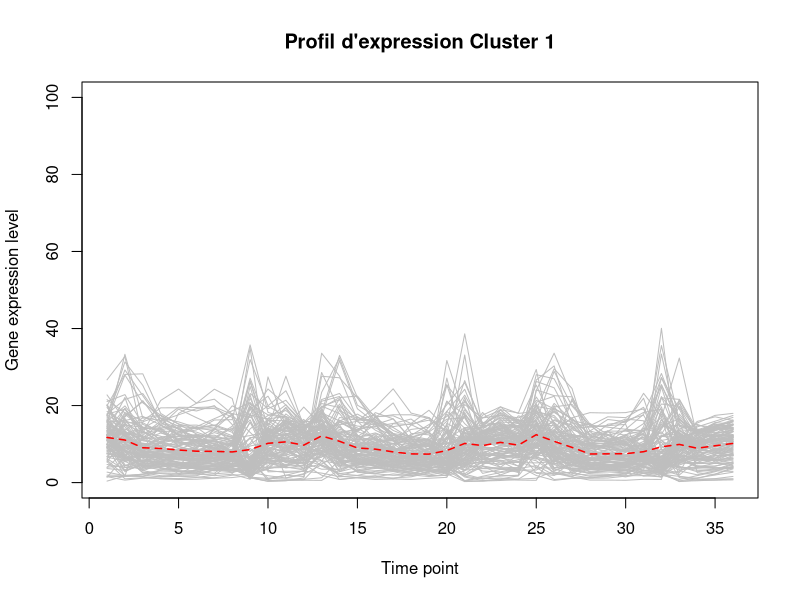
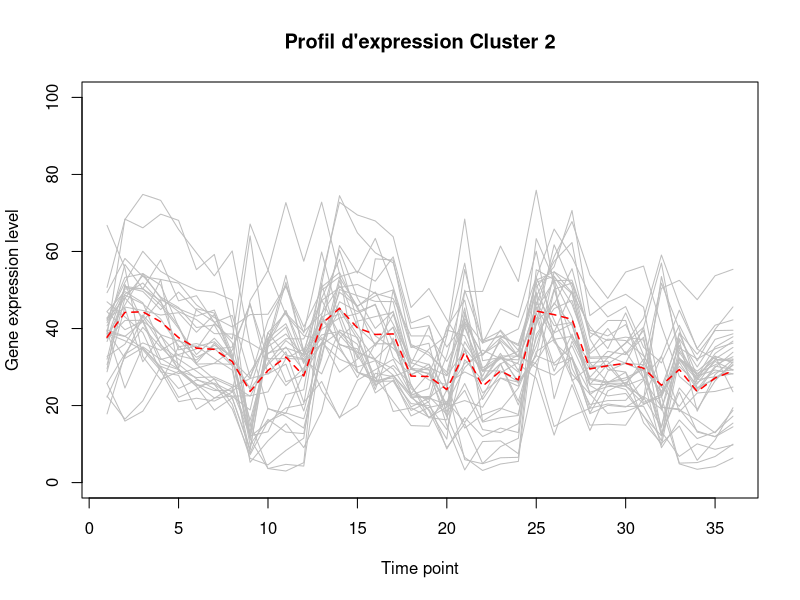
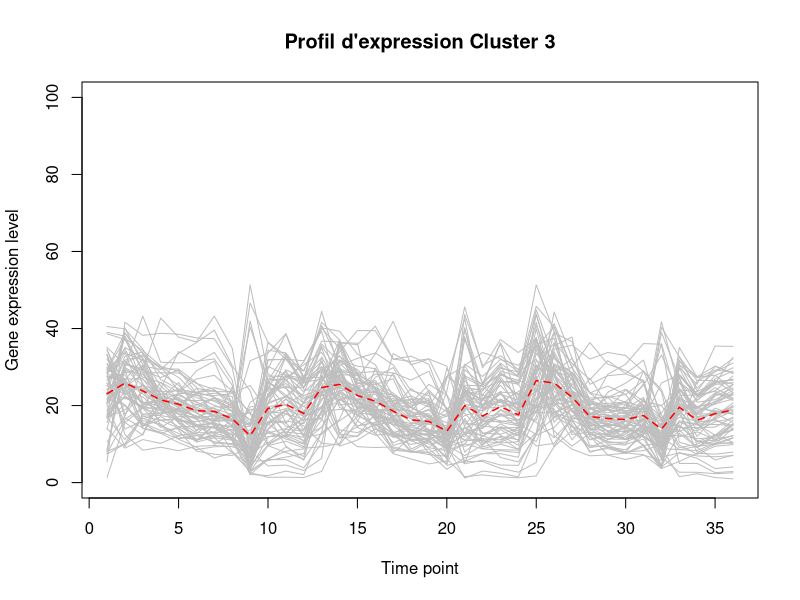
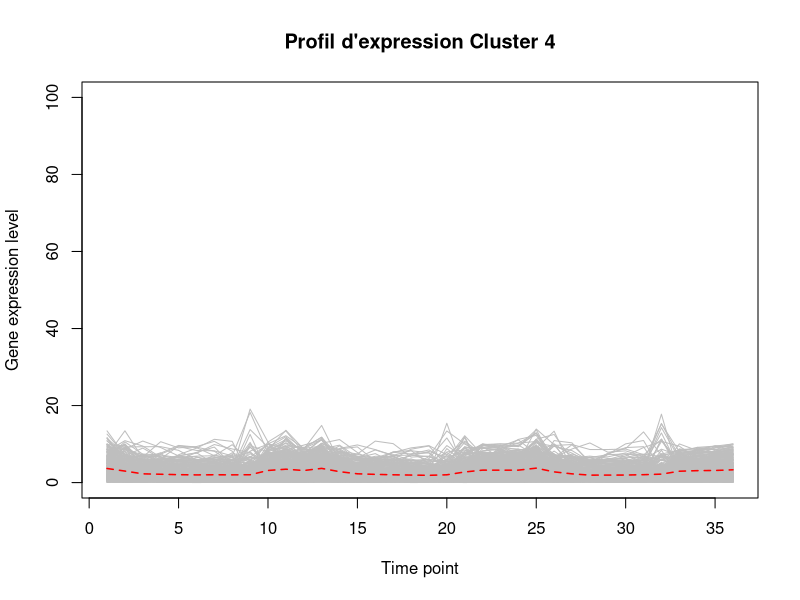
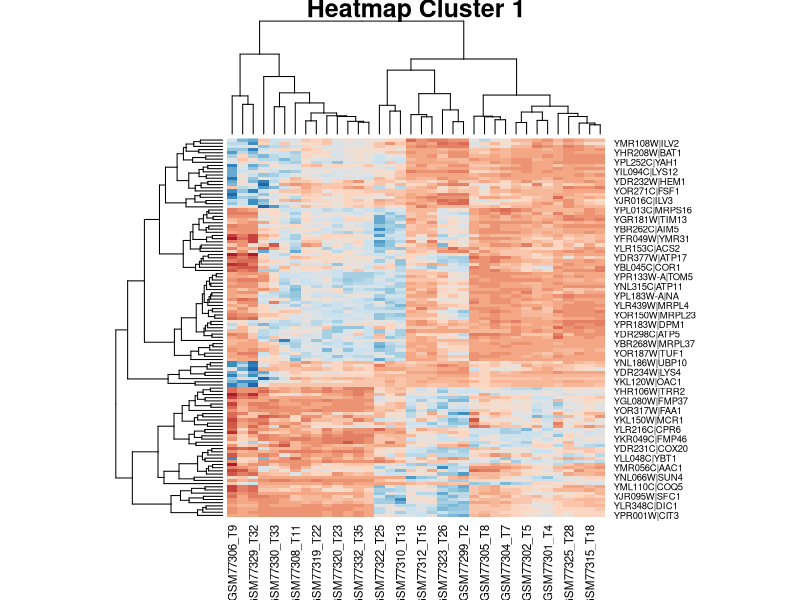
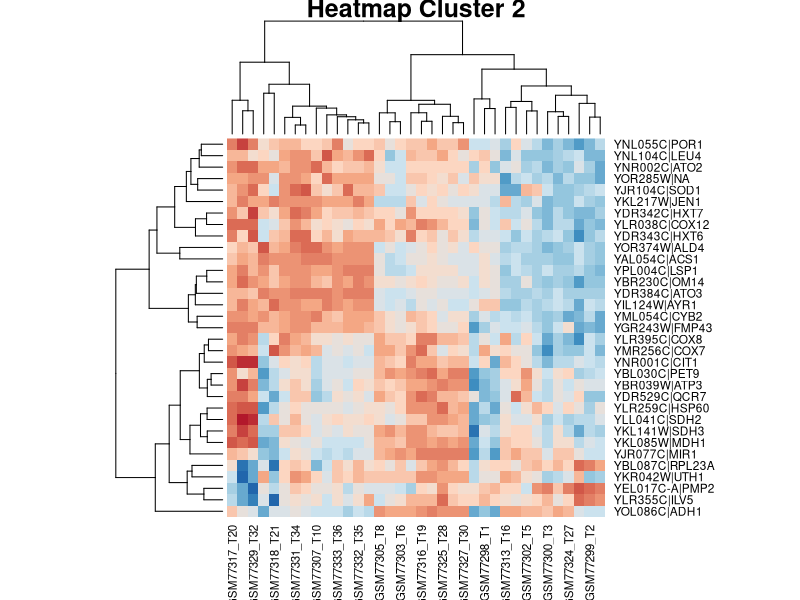
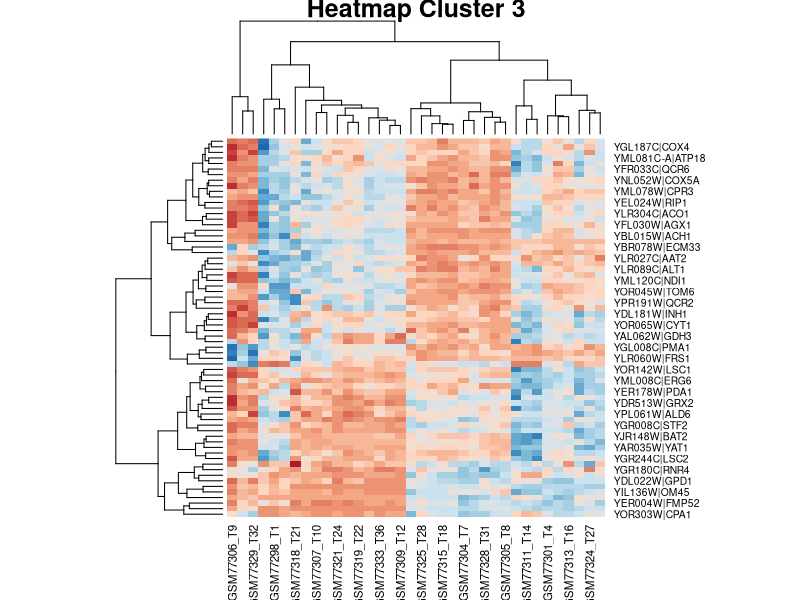
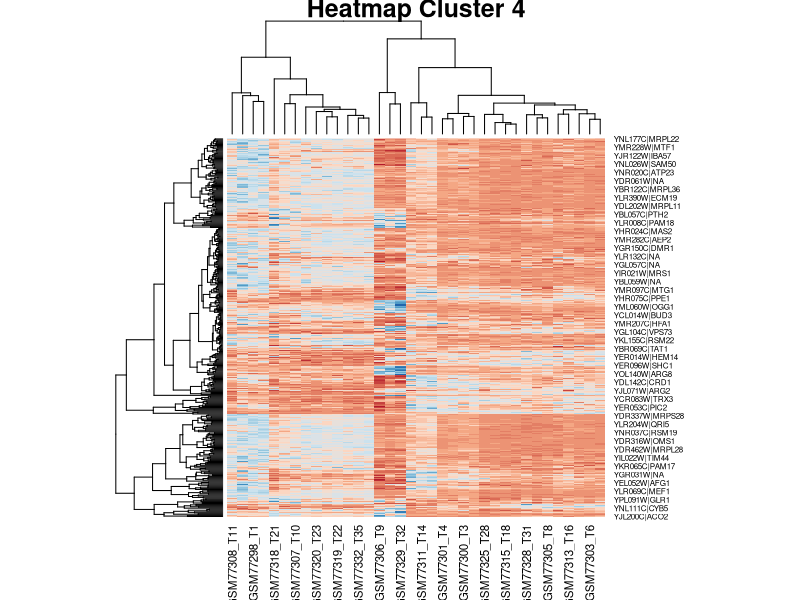

The R source for these figures, in order: (Note: this script raises an error after producing the figures.)
## ---- chunk 1
knitr::opts_chunk$set(echo = TRUE)
## ---- chunk 2
####Importation des données####

#Pour utiliser ce script, une table de comptage doit etre utilise

expData <- read.table("Mito_Genes.txt", row.names = 1, sep = "\t", header = T)
if(exists("expData")==FALSE){
  print("Veuillez charger une table de comptage")
}

expData2 <- read.table("Mito_Genes2.txt", row.names = 1, sep = "\t", header = T)
#Matrice avec des NA

####Fonction Gaëlle représentation expression gene####
plotGenes <- function(expData, title = "", yMin = 0, yMax = NULL, meanProfile = TRUE){
  
  # Check function parameters
  if(is.null(yMax)){
    
    print("You must specify a maximal value for Y axis")
    
  }else{
    
    # Representation of the first expression profile
    plot(1:ncol(expData), expData[1,], col = "grey", type = "l",
         ylim = c(floor(yMin), ceiling(yMax)),
         xlab = "Time point", ylab = "Gene expression level",
         main = title)
    
    # Add expression profile for other genes
    for(i in 2:nrow(expData)){
      
      lines(1:ncol(expData), expData[i,], col = "grey")
      
      # end of for()  
    }
    
    # Average expression profile
    if(meanProfile == TRUE){
      expMean = apply(expData, 2, mean)
      lines(1:ncol(expData), expMean, col = "red", 
            lwd = 1.5, lty = "dashed")
    }
    
    # end of else()   
  }
  
  # end of function plotGenes()  
}


#####Condition de la méthode de distance####

#Pour realiser un clustering, il est preferable de creer des matrices de distances. En utilisant une table de comptage, deux choix sont proposés, un calcul de distance euclidienne ou de correlation. 

#Si l'operateur a bien choisi les parametres une matrice de distance est enregistre dans son environnement. Sinon un message specifie les choix possibles

#Creation fonction
Methode_Distance<-function(expData,MetDist="euclidienne"){
#Controle des parametres d'entree  
if(MetDist=="euclidienne"){
#utilisation de la fonction dist pour creer une matrice de distance euclidienne  
  matDist <- dist(expData, method = "euclidean")
  
}else if(MetDist=="correlation"){
#cor() permet de creer une matrice de correlation pour la convertir en matrice de distance, les valeurs doivent etre positives et le tableau transpose t()  
  matDist <- as.dist(1 - cor(t(expData)))
  
}else{
  print("Veuillez choisir une méthode de distance : euclidienne ou correlation")
}
  assign("matDist",matDist,envir = parent.frame()) 
}


####Condition de la méthode de clustering####
#Une fois la matrice de distance realise, le clustering pourrait etre realise. Le parametre d'entree doit etre une matrice de distance (meme si la fonction kmeans peut utiliser directement une table de comptage mais qui sera transforme en matrice de distance euclidienne). Pour cette fonction, le nombre de cluster souhaite doit egalement etre renseigne. Deux choix de methode sont possibles, kmeans (parametre par defaut) et clustering hierarchique (HCL). Pour HCL, plusieurs methodes sont possibles (voir hclust()) avec ward.D2 par defaut.

#Si l'operateur a bien choisi les parametres le clustering est enregistre dans son environnement. Sinon un message specifie les choix possibles 

#Creation fonction
Methode_Clustering<-function(matDist,N,MetClust="kmeans",MetClustHier="ward.D2"){
#Controle des parametres d'entree 
  if(MetClust=="kmeans"){
#utilisation de la fonction kmeans  pour un clustering de "k-moyens"   
  resClust <- kmeans(matDist, centers = N)
  
}else if(MetClust=="HCL"){
#utilisation de la fonction hclust() pour le clustering hierarchique  
 resClust <- hclust(matDist, method = MetClustHier)
  
}else{
  print("Veuillez choisir une méthode de clustering : kmeans ou HCL")
}
  assign("resClust",resClust,envir = parent.frame()) 
}

####Création du vecteur de cluster pour le graphique####

#En fonction du choix de la methode de clustering, les sorties de fonctions sont differentes. L'assignation des genes et de leur cluster doit etre stocke dans un vecteur pour pouvoir realiser un graphique. 
#Pour la methode kmeans, la sortie est un objet R et les vecteurs sont contenus dans $cluster.
#Pour la methode HCL, la sortie est un dendogramme. La fonction cutree permet de couper à partir d'un nombre de ramification donnee et donc de cluster.

#Creation fonction
vector_cluster<-function(resClust,N,MetClust="kmeans"){
#Controle des parametres d'entree 
  if(MetClust=="kmeans"){
#recuperation de l'objet cluster  
  Clust <- resClust$cluster
  
}else if(MetClust=="HCL"){
#utilisation de cutree() pour couper le dendogramme et recupere le nombre de cluster souhaite et leurs genes assignes  
  Clust <- cutree(resClust,k=N) 
  
}
  assign("Clust",Clust,envir = parent.frame()) 
}  


####Condition du graphique####

#La fonction graphique va generer deux type de graphique "profil d'expression" (profil) ou heatmap avec la possibilite d'afficher les deux (Both).
#Si ils sont affiche separemment, ces graphiques seront generes par des fonctions classique de R.
#Si les deux graphiques sont affiches, ggplot sera utilise avec la possibilite de sauvegarde du graphique en PNG

#Creation fonction
Graphique<-function(Clust,N,MetGraph="profil",ggsave=FALSE,width=15,height=10){
  library(RColorBrewer)
  #Librarie contenant des couleurs plus sympa pour la heatmap
  library(dplyr)
  #librarie pour manipuler des donnees tidy
  library(tibble)
  #librairie pour modifier des tableau tidy
  library(tidyr)
  #librairie pour mettre en "ordre" sur ggplot
  library(ggplot2)
  #librairie de graphique
  library(gridExtra)
  #librairie pour modifier les grilles de graphiques et d'en contenir sur la meme fenetre
  
  #coul<-colorRampPalette(brewer.pal(8,"PiYG"))(25)

#Controle des parametres d'entree 
  if(MetGraph=="profil"){
  
  #boucle pour generer un graphique par cluster  
  for(i in 1:N){
    cluster <- expData[which(Clust == i),]
    #Utilisation de la fonction graphique de Gaelle
    plotGenes(cluster, yMax = 100,title=paste("Profil d'expression Cluster",i))
  }
  

    }else if(MetGraph=="heatmap"){
      
        for(i in 1:N){
          cluster <- expData[which(Clust == i),]
          #utilisation de la fonction heatmap() avec une palette de couleur
          heatmap(as.matrix(cluster),main=paste("Heatmap Cluster",i),col=colorRampPalette(brewer.pal(8,"RdBu"))(25))
        }
      
    }else if(MetGraph=="Both"){

      for(i in 1:N){
        cluster <- expData[which(Clust == i),]
        tidydata<-cluster %>%
          #Donner un nom à la colonne contenant les noms de lignes
          rownames_to_column() %>%
          #transformer le tableau en tidy a partir de la colonne 2
          pivot_longer(c(2:ncol(.)))%>%
          #grouper les noms de gene entre eux
          group_by(name) %>%
          #creer une nouvelle colonne avec un numero pour chaque nom de gene (necessaire pour certains types de                graphique avec des variables continus)
          mutate(group_id = cur_group_id())
      
        #Creation d'une variable avec le graphique de type profil d'expressions car en cas d'utilisation de ggsave(), l'aperçu du graphique n'apparait pas
        #geom_line permet de voir les profils d'expressions
        Profil<-ggplot(tidydata,aes(group_id,value))+geom_line(aes(group=rowname),color="grey")+
        #stat_summary affiche la moyenne des profls
        stat_summary(aes(y = value,group=1), fun=mean, colour="red", geom="line",group=1,linetype="dashed")+
        #le theme doit être modifier en retirant les valeurs de certains axes pour plus de lisibilté
        theme(axis.text.x=element_blank(),axis.ticks.x=element_blank(),plot.title = element_text(hjust = 0.5),panel.grid.major = element_blank(), panel.grid.minor = element_blank())+
        #Ajout du titre et nom des axes
        xlab("Time point")+ ylab("Gene expression level")+  ggtitle(paste("Expression Profile Cluster ",i))+
        #Permet aux axes du graphiques de rester dans des valeurs positives
        scale_x_continuous(expand = c(0, 0), limits = c(NA,NA))
      
        #Creation d'une variable avec le graphique de type heatmap car en cas d'utilisation de ggsave(), l'aperçu du graphique n'apparait pas
        #geom_tile permet une heatmap
        Heat<-ggplot(tidydata,aes(name,rowname,fill=value))+geom_tile()+
         #Ajout du nom des axes  
        xlab("Time point")+ ylab("Gene expression level")+
        #le theme doit être modifier en retirant les valeurs de certains axes pour plus de lisibilté
        theme(axis.text.x=element_blank(),axis.ticks.x=element_blank())+
        #Evite l'overlapping du noms des variables sur les axes.  
        scale_y_discrete(guide = guide_axis(check.overlap = TRUE))
      
      
      Graph<-grid.arrange(Profil,Heat,ncol=2,nrow=1)
      
      if(ggsave==TRUE){
        
        ggsave(paste("Cluster",i,".png"),Graph,width=width,height=height)
        
      }
      }
    }else{
  print("Veuillez choisir un type de graphique : profil ou heatmap")
}
}


##### Fonction Main the big ONE #####

#la fonction BigOne va permettre de faire appel a toutes les fonctions precedemments en partant d'une matrice de comptage et un nombre de cluster 

BigOne<-function(expData,N,MetDist="euclidienne",MetClust="kmeans",MetGraph="profil",MetClustHier="ward.D2",ggsave=FALSE){
  Methode_Distance(expData,MetDist=MetDist)
  Methode_Clustering(matDist,N=N,MetClust=MetClust,MetClustHier=MetClustHier)
  vector_cluster(resClust,N=N,MetClust=MetClust)
  Graphique(Clust,N=N,MetGraph=MetGraph,ggsave=ggsave)
}

##### Fonction Main the big ONE v2 #####

#la fonction v2 va faire appel a BigOne mais en ajouter une option de correction si des NA sont presents dans la matrice.
#En cas de NA, un menu sera affiche pour demander si l'utilisateur veut corriger sa matrice.
#Si une ligne comprend plus de 80% de NA, elle sera supprimee et l'utilisateur sera informé du numero de ligne correspondant. 
#Si la ligne comprend moins de 80%, la methode des plus proches voisins sera utilisee par la fonction knn() du package VIM.
#la fonction knn() semble gourmande et donc desactive dans ce script (fonctionne sur les PC du DU).

BigOnev2<-function(expData,N,MetDist="euclidienne",MetClust="kmeans",MetGraph="profil",MetClustHier="ward.D2",ggsave=FALSE){  
SumNA<-sum(is.na(expData))
  
  if (SumNA>1){
    #la fonction menu() va demander a l'utilisateur si il souhaite corriger sa matrice. L'option graphics va permettre d'aificher une boite de dialoue dans une nouvelle fenetre Windows.
    Correction<-menu(c("Oui", "Non","La réponse D"), graphics=FALSE,title=paste("NA", "détecté(s) dans la matrice, voulez-vous la corriger ?"))
        if(Correction==1){
        expData80percentNA<-nrow(expData[rowSums((is.na(expData)))/ncol(expData) >= 0.8,])
        if(expData80percentNA>=1){
          print("les lignes suivantes contennant plus de 80% de NA vont être supprimées")
          print(paste(which((rowSums((is.na(expData)))/ncol(expData)) >= 0.8) ))
          expData<-expData[rowSums((is.na(expData)))/ncol(expData) <= 0.8,]
          
        }
        
      library(VIM)
      # imputation grâce la méthode des kNN :
      expData<-kNN(expData)
      print("TABERNACLE! La matrice est corrigée, la fonction BigOne va débuter.")
      BigOne(expData,N,MetDist="euclidienne",MetClust="kmeans",MetGraph="profil",MetClustHier="ward.D2",ggsave=FALSE)
    }
    else if(Correction==3){
      print("Satané Pancake") 
    }
    else{
      print("La matrice doit être corrigé avant de continuer")
    }
  }else{
    BigOne(expData,N,MetDist="euclidienne",MetClust="kmeans",MetGraph="profil",MetClustHier="ward.D2",ggsave=FALSE)
  }
  
}

## ---- chunk 3

Methode_Distance(expData)
## ---- chunk 4
Methode_Clustering(matDist,4)
vector_cluster(resClust,4)
head(Clust)
## ---- chunk 5
Graphique(Clust,4)
## ---- chunk 6
Graphique(Clust,4,MetGraph = "heatmap")
## ---- chunk 7
Graphique(Clust,4,MetGraph = "Both")
## ---- chunk 8
BigOne(expData,8,MetDist = "correlation",MetClust = "HCL",MetGraph = "heatmap")
## ---- chunk 9
BigOnev2(expData2,4)
